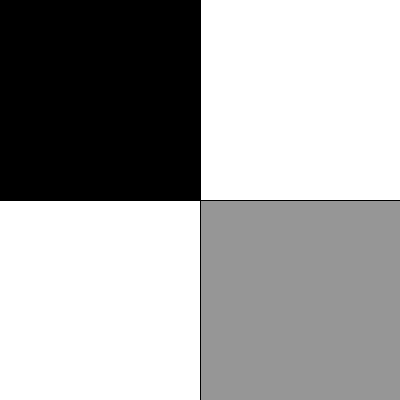
Frame 1 (no input)
Frame 60 (the mouse pressed at the canvas centre just before this capture): identical to frame 1, image omitted
Frame 120 (the mouse held since frame 60 and released just before this capture): identical to frame 1, image omitted

The Processing sketch that drew this single still picture (run headless with seeded random() and noise(); from frame 60 on, the mouse is pressed at the canvas centre):

// Processing sketch: ex2_8
// ── ex2_8.pde
void setup (){
  size(400,400);
}
void draw(){
  background(255);
  fill(0);
  rect(0,0,200,200);
  fill(150);
  rect(200,200,200,200);
}
